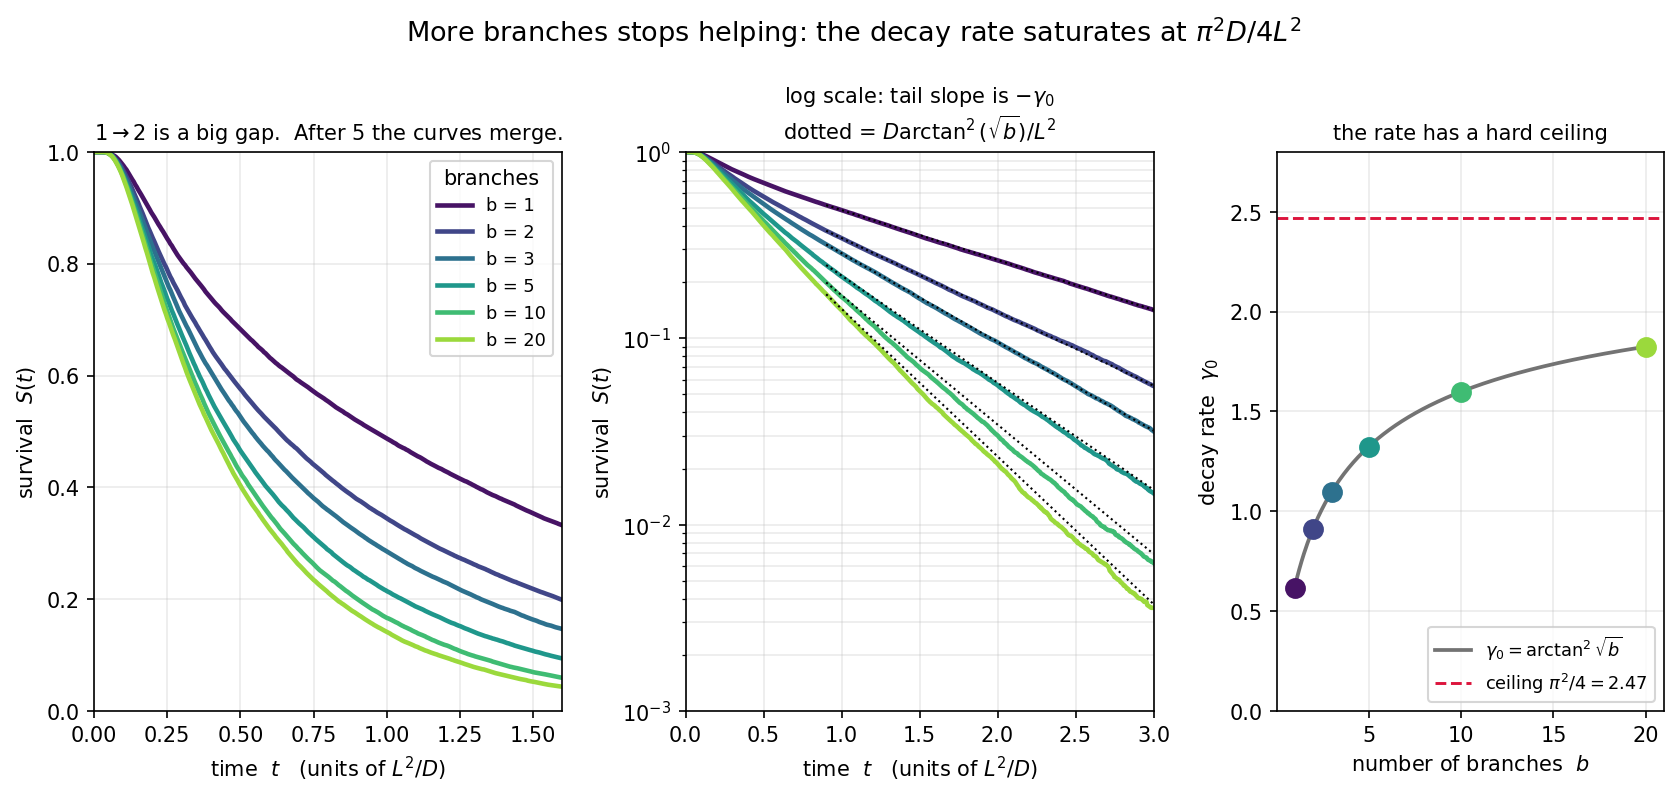

This chart was generated by the following Python code:
"""
THE HEADLINE FIGURE.

Claim: more branches does not keep making absorption faster. The gain
saturates, and after about b = 5 extra branches buy almost nothing.

Survival probability is the right way to see it:

    S(t) = probability the particle is still in the network at time t

because the whole story is in one monotone curve per b, with no binning.
Two facts make it readable:

    1. the area under S(t) IS the mean first-passage time,
           <t> = integral of S(t) dt
       so curves sitting on top of each other have equal mean times.

    2. at late times only the slowest eigenmode survives, so
           S(t) -> c0 * exp(-gamma0 * t)
       and on a log plot the tail is a straight line of slope -gamma0.

THE CEILING
-----------
Separation of variables on the star with b branches closes with

    symmetric modes       tan^2(lambda L) = b
    antisymmetric modes   lambda L = n*pi,  b-1 copies of each

so the slowest decay rate is

    gamma0 = D * arctan^2(sqrt b) / L^2

Since arctan saturates at pi/2, gamma0 can never exceed

    gamma0_max = pi^2 D / (4 L^2) = 2.467  (with L = D = 1)

No number of branches makes the survival curve decay faster than that.
That ceiling is the whole point.

Units: L = 1, D = 1, so times are in units of L^2/D and the floor on the
mean first-passage time is L^2/2D = 0.5.
"""

import numpy as np
import matplotlib.pyplot as plt

import lattice
import star


def gamma0(b, L=lattice.L_DEFAULT):
    """Slowest decay rate, D*arctan^2(sqrt b)/L^2."""
    return lattice.D * np.arctan(np.sqrt(b))**2 / L**2


GAMMA_MAX = np.pi**2 / 4          # the b -> infinity ceiling, L = D = 1


def survival_from_times(times, tgrid):
    """Empirical S(t): the fraction of walkers not yet absorbed."""
    s = np.sort(times)
    return 1.0 - np.searchsorted(s, tgrid, side="right") / times.size


if __name__ == "__main__":
    rng = np.random.default_rng(606)

    N = 80
    n_walkers = 40000
    b_values = [1, 2, 3, 5, 10, 20]

    tmax = 3.0
    tgrid = np.linspace(0.0, tmax, 600)

    curves, means = {}, {}
    print(f"N = {N},  L = {lattice.L_DEFAULT},  D = {lattice.D},  "
          f"{n_walkers} walkers per b\n")
    print(f"  {'b':>3} {'mean t':>9} {'exact':>9} {'gain':>8} "
          f"{'gamma0':>9} {'gain':>8} {'% of ceiling':>13}")

    prev_t = prev_g = None
    for b in b_values:
        _, _, steps = star.run_many(b, N, n_walkers, rng, start="vertex")
        t = lattice.to_time(steps, N)
        curves[b] = survival_from_times(t, tgrid)
        means[b] = t.mean()

        g = gamma0(b)
        dt_gain = "" if prev_t is None else f"{prev_t - t.mean():.3f}"
        dg_gain = "" if prev_g is None else f"{g - prev_g:.3f}"
        print(f"  {b:>3} {t.mean():>9.4f} "
              f"{star.mfpt_vertex_continuum(b):>9.4f} {dt_gain:>8} "
              f"{g:>9.4f} {dg_gain:>8} {100*g/GAMMA_MAX:>12.1f}%")
        prev_t, prev_g = t.mean(), g

    print(f"\n  floor on the mean time  L^2/2D   = "
          f"{lattice.mfpt_segment():.4f}")
    print(f"  ceiling on the rate     pi^2/4   = {GAMMA_MAX:.4f}")

    # ---------------------------------------------------------- figure
    fig = plt.figure(figsize=(13.5, 5.4))
    gs = fig.add_gridspec(1, 3, width_ratios=[1.15, 1.15, 0.95],
                          wspace=0.28, top=0.80)
    ax1 = fig.add_subplot(gs[0, 0])
    ax2 = fig.add_subplot(gs[0, 1])
    ax3 = fig.add_subplot(gs[0, 2])

    colors = plt.cm.viridis(np.linspace(0.05, 0.85, len(b_values)))

    # --- left: S(t), linear. the gaps, then the crowding
    for b, c in zip(b_values, colors):
        ax1.plot(tgrid, curves[b], color=c, lw=2.2, label=f"b = {b}")
    ax1.set_xlim(0, 1.6)
    ax1.set_ylim(0, 1)
    ax1.set_xlabel("time  $t$   (units of $L^2/D$)")
    ax1.set_ylabel("survival  $S(t)$")
    ax1.set_title("1$\\to$2 is a big gap.  After 5 the curves merge.",
                  fontsize=10)
    ax1.legend(fontsize=8.5, title="branches")
    ax1.grid(alpha=0.25)

    # --- middle: log scale, tails against the predicted slopes
    for b, c in zip(b_values, colors):
        ax2.plot(tgrid, curves[b], color=c, lw=2.2, label=f"b = {b}")
    # predicted late-time slopes, anchored on each measured curve
    for b, c in zip(b_values, colors):
        i = np.argmin(np.abs(tgrid - 0.9))
        anchor = curves[b][i]
        if anchor <= 0:
            continue
        tt = tgrid[tgrid >= 0.9]
        ax2.plot(tt, anchor * np.exp(-gamma0(b) * (tt - tgrid[i])),
                 color="k", ls=":", lw=1.0, zorder=5)
    ax2.set_yscale("log")
    ax2.set_ylim(1e-3, 1)
    ax2.set_xlim(0, tmax)
    ax2.set_xlabel("time  $t$   (units of $L^2/D$)")
    ax2.set_ylabel("survival  $S(t)$")
    ax2.set_title("log scale: tail slope is $-\\gamma_0$\n"
                  "dotted = $D\\arctan^2(\\sqrt{b})/L^2$", fontsize=10)
    ax2.grid(alpha=0.25, which="both")

    # --- right: the saturation itself
    bfine = np.linspace(1, 20, 300)
    ax3.plot(bfine, gamma0(bfine), color="0.45", lw=1.8,
             label=r"$\gamma_0 = \arctan^2\sqrt{b}$")
    ax3.axhline(GAMMA_MAX, color="crimson", ls="--", lw=1.4,
                label=r"ceiling $\pi^2/4 = 2.47$")
    for b, c in zip(b_values, colors):
        ax3.plot(b, gamma0(b), "o", color=c, ms=9, zorder=5)
    ax3.set_ylim(0, 2.8)
    ax3.set_xlabel("number of branches  $b$")
    ax3.set_ylabel(r"decay rate  $\gamma_0$")
    ax3.set_title("the rate has a hard ceiling", fontsize=10)
    ax3.legend(fontsize=8.5, loc="lower right")
    ax3.grid(alpha=0.25)

    fig.suptitle("More branches stops helping: the decay rate saturates at "
                 r"$\pi^2 D/4L^2$", fontsize=13, y=0.97)
    fig.savefig("survival_b.png", dpi=150, bbox_inches="tight")
    print("\nwrote survival_b.png")
